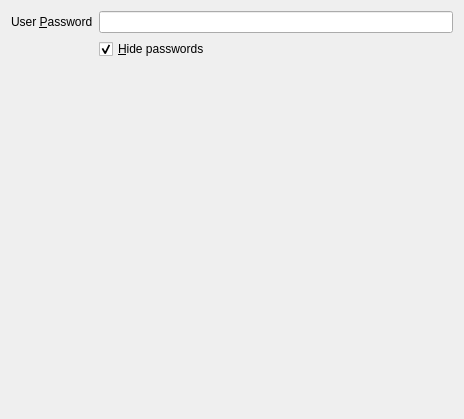
<?xml version="1.0" encoding="UTF-8"?>
<ui version="4.0">
 <class>StrongswanAuth</class>
 <widget class="QWidget" name="StrongswanAuth">
  <property name="geometry">
   <rect>
    <x>0</x>
    <y>0</y>
    <width>464</width>
    <height>419</height>
   </rect>
  </property>
  <property name="windowTitle">
   <string>Strong Swan VPN</string>
  </property>
  <layout class="QVBoxLayout" name="verticalLayout">
   <item>
    <layout class="QGridLayout" name="gridLayout">
     <item row="0" column="1">
      <layout class="QHBoxLayout" name="horizontalLayout">
       <item>
        <widget class="KLineEdit" name="psk">
         <property name="enabled">
          <bool>true</bool>
         </property>
         <property name="passwordMode">
          <bool>true</bool>
         </property>
        </widget>
       </item>
      </layout>
     </item>
     <item row="0" column="0">
      <widget class="QLabel" name="label_2">
       <property name="text">
        <string>User &amp;Password</string>
       </property>
       <property name="buddy">
        <cstring>psk</cstring>
       </property>
      </widget>
     </item>
     <item row="1" column="1">
      <widget class="QCheckBox" name="chkShowPass">
       <property name="text">
        <string>&amp;Hide passwords</string>
       </property>
       <property name="checked">
        <bool>true</bool>
       </property>
      </widget>
     </item>
    </layout>
   </item>
   <item>
    <spacer name="verticalSpacer">
     <property name="orientation">
      <enum>Qt::Vertical</enum>
     </property>
     <property name="sizeHint" stdset="0">
      <size>
       <width>20</width>
       <height>40</height>
      </size>
     </property>
    </spacer>
   </item>
  </layout>
 </widget>
 <layoutdefault spacing="6" margin="11"/>
 <customwidgets>
  <customwidget>
   <class>KLineEdit</class>
   <extends>QLineEdit</extends>
   <header>klineedit.h</header>
  </customwidget>
 </customwidgets>
 <resources/>
 <connections>
  <connection>
   <sender>chkShowPass</sender>
   <signal>toggled(bool)</signal>
   <receiver>psk</receiver>
   <slot>setPasswordMode(bool)</slot>
   <hints>
    <hint type="sourcelabel">
     <x>331</x>
     <y>169</y>
    </hint>
    <hint type="destinationlabel">
     <x>313</x>
     <y>108</y>
    </hint>
   </hints>
  </connection>
 </connections>
</ui>
